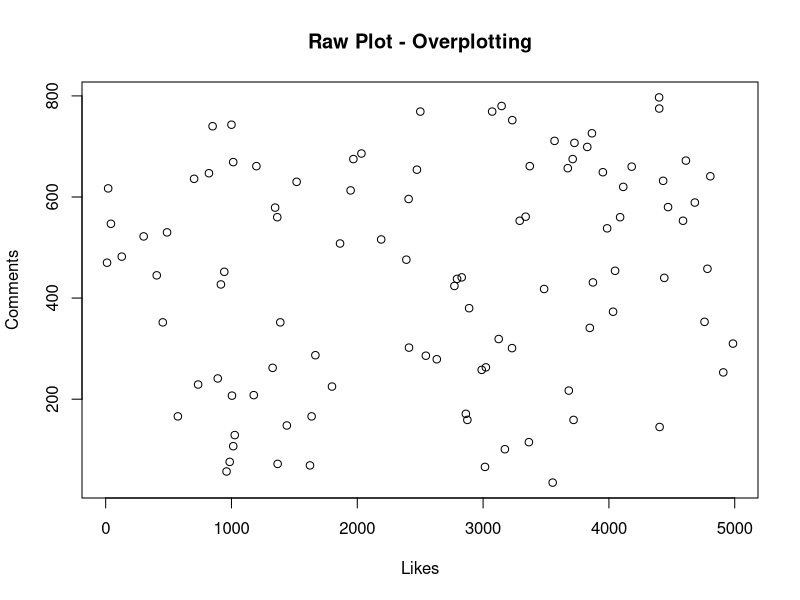
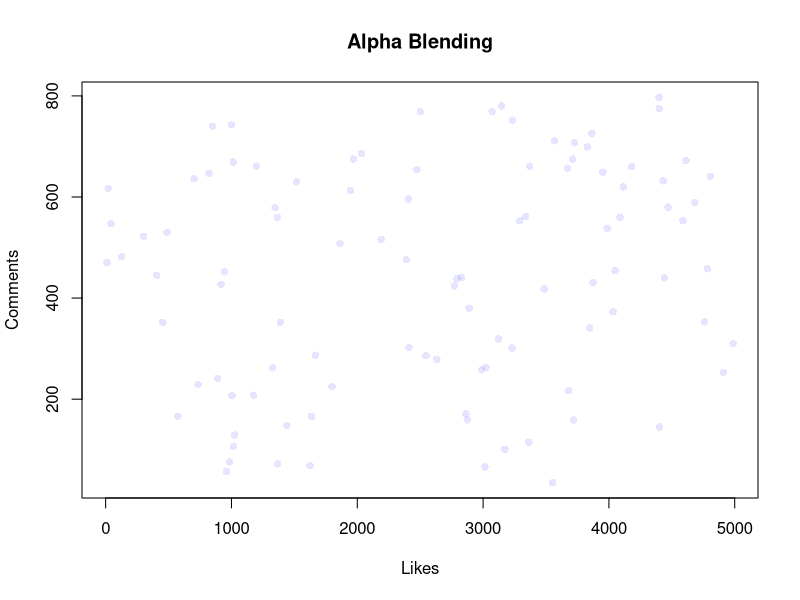
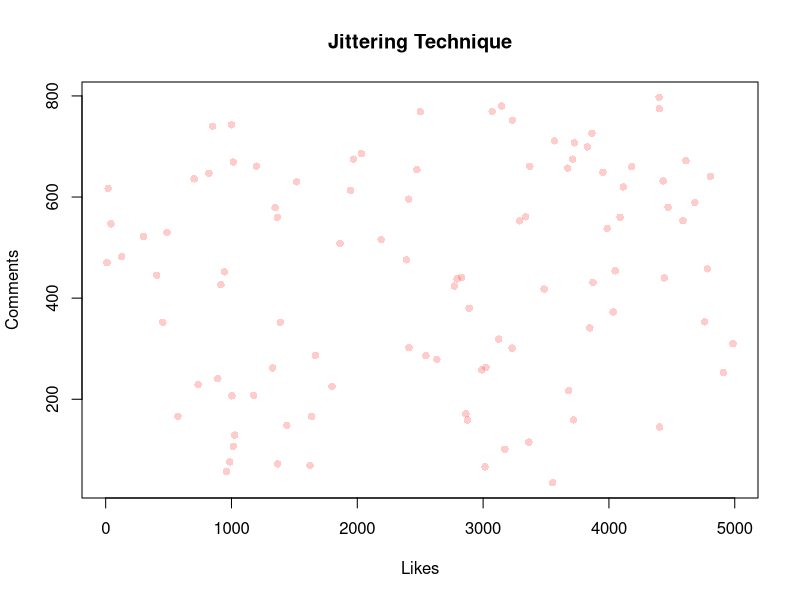
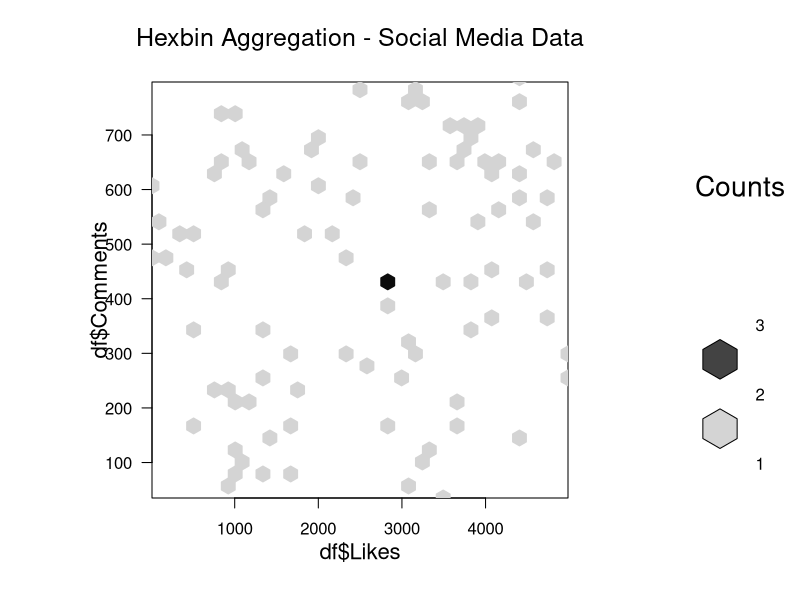

Here is the R script that generated these plots, in order:
# Load dataset with safe variable name
df <- read.csv("7.social_media_interactions.csv")

# View structure to confirm columns
str(df)

# RAW PLOT – shows overplotting problem
plot(df$Likes, df$Comments,
     main="Raw Plot - Overplotting",
     xlab="Likes",
     ylab="Comments")

# Alpha Blending Technique
plot(df$Likes, df$Comments,
     col=rgb(0,0,1,0.1),
     pch=16,
     main="Alpha Blending",
     xlab="Likes",
     ylab="Comments")

# Jittering Technique
plot(jitter(df$Likes), jitter(df$Comments),
     col=rgb(1,0,0,0.2),
     pch=16,
     main="Jittering Technique",
     xlab="Likes",
     ylab="Comments")

# Aggregation using Hexbin
library(hexbin)

hb <- hexbin(df$Likes, df$Comments)

plot(hb, main="Hexbin Aggregation - Social Media Data")

# Roll number display
my_roll_no <- "23BAD109"
print(paste("Lab completed by roll number:", my_roll_no))
